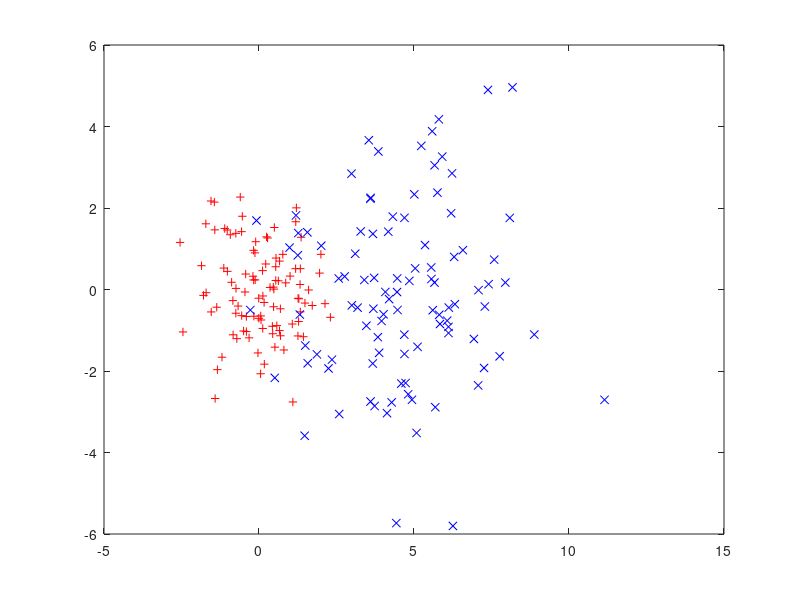

Reproduce this figure in MATLAB.
clear
pos=[randn(100,1),randn(100,1)]; 
neg=[randn(100,1)*sqrt(5)+5,randn(100,1)*sqrt(5)]; 
plot(pos(:,1),pos(:,2),'r+',neg(:,1),neg(:,2),'bx'); 
x=[pos;neg];
t=x;
d=[ones(100,1);zeros(100,1)];
test_pos=[randn(100,1),randn(100,1)];
test_neg=[randn(100,1)*sqrt(5)+5,randn(100,1)*sqrt(5)]; 
test=[test_pos;test_neg];
sigma=0.04;
deviation= 2* sigma.^2;
phi=[];
for i=1:1:200
    for j=1:1:200
        phi(i,j)=exp(- (1/(2* sigma.^2)) * (sqrt(((x(i,1)-t(j,1)).^2)+((x(i,2)-t(j,2)).^2))).^2);
        phi_test(i,j)=exp(- (1/(2* sigma.^2)) * (sqrt(((test(i,1)-test(j,1)).^2)+((test(i,2)-test(j,2)).^2))).^2);
    end
end
% weight is based on phi(which is the train set)
w=inv(phi)*d; 
output_test=(w'*phi_test)';
output_train=(w' * phi)';
a1=round(output_train); 
a2=round(output_test);
c_correctness_train=0; c_correctness_test=0;
% caculate accuracy for positive 
for i=1:1:100
    if a1(i,1) == 1
        c_correctness_train=c_correctness_train+1;
    end
    if a2(i,1) == 1
        c_correctness_test=c_correctness_test+1;
    end
end
% caculate accuracy for negative 
for j=101:1:200 
    if a1(j,1) == 0
        c_correctness_train=c_correctness_train+1;
    end
    if a2(j,1) == 0
        c_correctness_test=c_correctness_test+1;
    end
end
accuracy_train = c_correctness_train/200 
accuracy_test = c_correctness_test/200
% 
% for i=1:1:200
% if(out_test(i)>0.5) 
%     out_test(i)=1;
% else
%     out_test(i)=0;
% end
% end
% error=0;
% for i=1:1:200
% error=error+abs(out_test(i)-d(i));
% end
% error=error/200